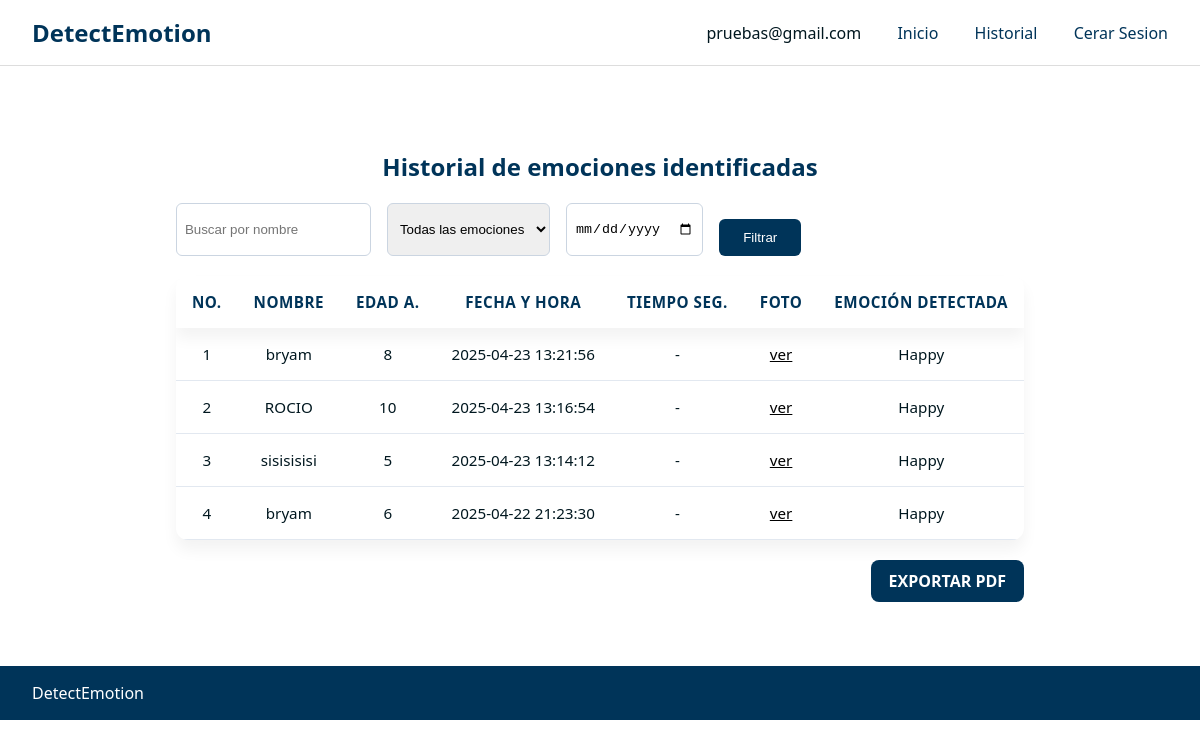
Screenshot of /historial (signed in) with the database file from the repository.
### tables this page shows
CREATE TABLE registros (
    id INTEGER PRIMARY KEY AUTOINCREMENT,
    nombre TEXT NOT NULL,
    edad INTEGER,
    fecha TEXT NOT NULL,
    hora TEXT NOT NULL,
    emocion TEXT NOT NULL,
    imagen_path TEXT NOT NULL,
    usuario_id INTEGER NOT NULL, tiempo_procesamiento REAL,
    FOREIGN KEY (usuario_id) REFERENCES usuarios(id)
);

### app.py (the view)
@app.route("/historial")
def historial():
    if 'usuario_id' not in session:
        return redirect('/login')
    nombre = request.args.get('nombre', '').strip()
    emocion = request.args.get('emocion', '').strip().lower()
    fecha = request.args.get('fecha', '').strip()
    query = '''
    SELECT nombre, edad, fecha, hora, emocion, imagen_path, tiempo_procesamiento
    FROM registros
    WHERE usuario_id = ?
    '''
    params = [session['usuario_id']]
    if nombre:
        query += " AND nombre LIKE ?"
        params.append(f"%{nombre}%")
    if emocion:
        query += " AND lower(emocion) = ?"
        params.append(emocion)
    if fecha:
        query += " AND fecha = ?"
        params.append(fecha)
    query += " ORDER BY fecha DESC, hora DESC"
    conn = sqlite3.connect('data/emociones.db')
    cursor = conn.cursor()
    cursor.execute(query, params)
    datos = cursor.fetchall()
    conn.close()
    historial_data = []
    for idx, fila in enumerate(datos, 1):
        historial_data.append({
            "no": idx,
            "nombre": fila[0],
            "edad": fila[1],
            "fecha": f"{fila[2]} {fila[3]}",
            "emocion": fila[4].capitalize(),
            "foto": fila[5],
            "tiempo": f"{fila[6]:.2f}" if fila[6] else "-"
        })
    return render_template("historial.html", historial=historial_data)

### app.py (called while the page is built)
@app.before_request
def requerir_login():
    rutas_protegidas = ['index', 'predecir', 'historial']
    if request.endpoint in rutas_protegidas and 'usuario_id' not in session:
        return redirect('/login')

### templates/historial.html (shortened to what this page needs)
<!DOCTYPE html>
<html lang="es">
<head>
    <link rel="stylesheet" href="/static/style.css">
</head>
<body>
    <header>
        <div class="logo">DetectEmotion</div>
        <nav>
            <span class="user-email">{{ session.get('email') }}</span>
            <a href="/">Inicio</a>
            <a href="/historial">Historial</a>
            <a href="/login">Cerar Sesion</a>
        </nav>
    </header>
    <main>
        <div class="titulo">
            <h2>Historial de emociones identificadas</h2>
        </div>
        <div class="container">
            <form method="GET" action="/historial" class="filtro-form">
                <input type="text" name="nombre" placeholder="Buscar por nombre" value="{{ request.args.get('nombre', '') }}">
                <select name="emocion">
                    <option value="">Todas las emociones</option>
                </select>
                <input type="date" name="fecha" value="{{ request.args.get('fecha', '') }}">
                <button type="submit" class="submit-btn">Filtrar</button>
            </form>
            <table>
                <thead>
                    <tr>
                        <th>NO.</th>
                        <th>Nombre</th>
                        <th>Edad A.</th>
                        <th>Fecha y Hora</th>
                        <th>Tiempo Seg.</th>
                        <th>Foto</th>
                        <th>Emoción detectada</th>
                    </tr>
                </thead>
                <tbody>
                    {% for item in historial %}
                    <tr>
                        <td>{{ item.no }}</td>
                        <td>{{ item.nombre }}</td>
                        <td>{{ item.edad }}</td>
                        <td>{{ item.fecha }}</td>
                        <td>{{ item.tiempo }}</td>
                        <td><a href="{{ url_for('static', filename=item.foto.replace('static/', '')) }}" target="_blank">ver</a></td>
                        <td>{{ item.emocion }}</td>
                    </tr>
                    {% endfor %}
                </tbody>
            </table>
            <div class="alfinal">
                <a href="/exportar_pdf" class="btn-exportar" target="_blank">EXPORTAR PDF</a>
            </div>
        </div>
    </main>
    <footer>
        <span>DetectEmotion</span>
    </footer>
</body>
</html>

### static/style.css (style rules this page uses)
:root { --azul-oscuro: #00171F; --azul-principal: #003459; --celeste: #ADEBFF; --blanco: #ffffff; }
body { margin: 0; font-family: 'Segoe UI', sans-serif; background-color: var(--blanco); color: var(--azul-oscuro); }
.logo { font-size: 1.5rem; font-weight: bold; color: var(--azul-principal); }
nav a { margin-left: 2rem; text-decoration: none; color: var(--azul-principal); font-weight: 500; }
main { display: flex; flex-direction: column; justify-content: center; align-items: center; min-height: 75vh; }
.titulo h2 { text-align: center; margin-bottom: 20px; color: var(--azul-principal); }
.submit-btn { margin-top: 1rem; background-color: var(--azul-principal); color: var(--blanco); border: none; padding: 0.7rem 1.5rem; border-radius: 6px; cursor: pointer; }
footer { background-color: var(--azul-principal); color: var(--blanco); padding: 1rem 2rem; display: flex; justify-content: space-between; }
.filtro-form { display: flex; gap: 1rem; margin-bottom: 20px; flex-wrap: wrap; }
.filtro-form input, .filtro-form select { padding: 8px; border-radius: 6px; border: 1px solid #cbd5e1; }
table { width: 100%; border-collapse: collapse; background-color: #fff; border-radius: 12px; box-shadow: 0 10px 15px rgba(0,0,0,0.05); overflow: hidden; }
thead { background-color: #ffffff; color: #003459; text-align: center; box-shadow: 0 10px 15px rgba(0,0,0,0.05); }
thead th { padding: 1rem; font-size: 0.95rem; text-transform: uppercase; letter-spacing: 0.5px; text-align: center; }
tbody td { padding: 1rem; border-bottom: 1px solid #e2e8f0; font-size: 0.95rem; text-align: center; }
.alfinal { display: flex; justify-content: end; align-items: end; margin-top: 20px; }
.btn-exportar { background-color: #003459; color: white; padding: 10px 18px; border-radius: 8px; text-decoration: none; font-weight: bold; display: inline-block; }

### rows the page displays
registros: no "1", nombre "bryam", edad "8", fecha "2025-04-23 13:21:56", tiempo "-", emocion "Happy"
registros: no "2", nombre "ROCIO", edad "10", fecha "2025-04-23 13:16:54", tiempo "-", emocion "Happy"
registros: no "3", nombre "sisisisisi", edad "5", fecha "2025-04-23 13:14:12", tiempo "-", emocion "Happy"
registros: no "4", nombre "bryam", edad "6", fecha "2025-04-22 21:23:30", tiempo "-", emocion "Happy"

### other values shown
{{ session.get('email') }} "pruebas@gmail.com"
